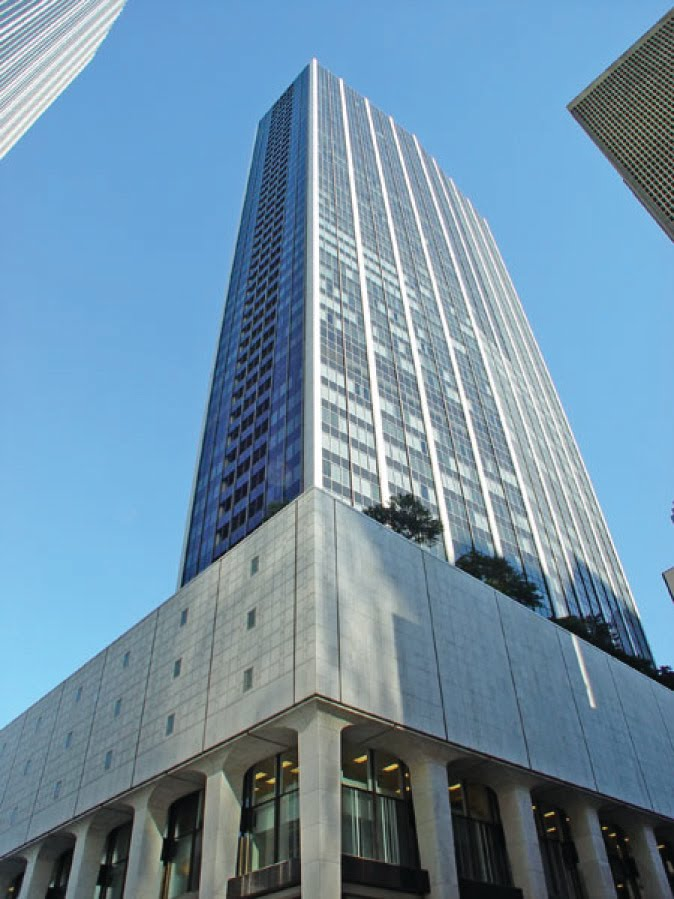
#> input picture images/3point.jpeg, 674 x 899 px
$ python -i vanishing.py   (imports and definitions only)
#> lines starting #> are read from the running program, lines starting #| are printed output that depends on the picture; after the words box and inside, x2 and y2 are one past the last pixel; in counts of white or black regions, pixels touching at a corner belong together
#> further down, picture is the input picture: shape (899, 674, 3); mean B, G, R 166.6, 144, 112.2
### utils.py
import cv2
import matplotlib.pyplot as plt


def show(image):
    plt.imshow(cv2.cvtColor(image, cv2.COLOR_BGR2RGB))
    plt.show()

### vanishing.py
import math
import cv2
import numpy as np
import matplotlib.pyplot as plt

from utils import show


REJECT_DEGREE_TH = 4.0


def filter_lines(lines):
    out_lines = []

    for Line in lines:
        [[x1, y1, x2, y2]] = Line

        # Calculating equation of the line: y = mx + c
        m = (y2 - y1) / (x2 - x1)
        c = y1 - m * x1
        # theta from SLOPE
        theta = math.degrees(math.atan(m))

        # Rejecting lines of slope near to 0 degree or 90 degree and storing others
        if REJECT_DEGREE_TH <= abs(theta) <= (90 - REJECT_DEGREE_TH):
            l_ = math.sqrt((x2 - x1) ** 2 + (y2 - y1) ** 2)
            out_lines.append([x1, y1, x2, y2, m, c, l_])

    # Removing extra lines
    # (we might get many lines, so we are going to take only longest 15 lines
    # for further computation because more than this number of lines will only
    # contribute towards slowing down of our algo.)
    if len(out_lines) > 15:
        out_lines = sorted(out_lines, key=lambda x: x[-1], reverse=True)
        out_lines = out_lines[:15]

    return out_lines


def intersection_of_lines(m1, c1, m2, c2):
    x = (c1 - c2) / (m2 - m1)
    y = m1 * x + c1
    return x, y


def __get_vanishing_point_from_lines(lines):
    # vanishing_point = (0, 0)
    # min_error = int(1e8)
    vanishing_points = {}

    for i in range(len(lines)):
        for j in range(i+1, len(lines)):
            m1, c1 = lines[i][4], lines[i][5]
            m2, c2 = lines[j][4], lines[j][5]

            intersection = intersection_of_lines(m1, c1, m2, c2)

            err = 0
            for k in range(len(lines)):
                # m, c = lines[k][4], lines[k][5]
                x0, y0 = intersection
                x1, y1, x2, y2 = lines[k][:4]

                # Calculating distance of point(x0, y0) from line
                d = abs((y2 - y1) * x0 - (x2 - x1) * y0 + x2 * y1 -
                        y2 * x1) / math.sqrt((y2 - y1) ** 2 + (x2 - x1) ** 2)

                err += d ** 2

            err = math.sqrt(err)

            if err < int(1e8):
                vanishing_points[tuple(intersection)] = err
            #     min_error = err
            #     vanishing_point = intersection
            # vanishing_points[tuple(intersection)] = err

    return vanishing_points


def get_vanishing_points(image):
    original_image = image.copy()
    gray = cv2.cvtColor(image, cv2.COLOR_BGR2GRAY)
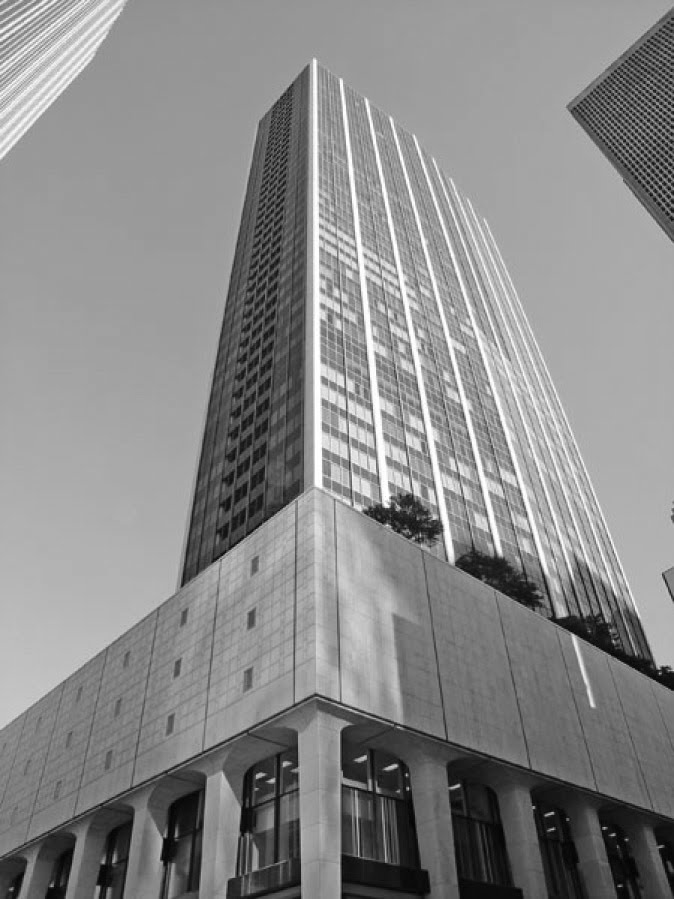
#> gray: shape (899, 674); min 1, max 255, mean 137.1
    blurGray = cv2.GaussianBlur(gray, (5, 5), 1)
    # Generating Edge image
    edgeGray = cv2.Canny(blurGray, 40, 255)
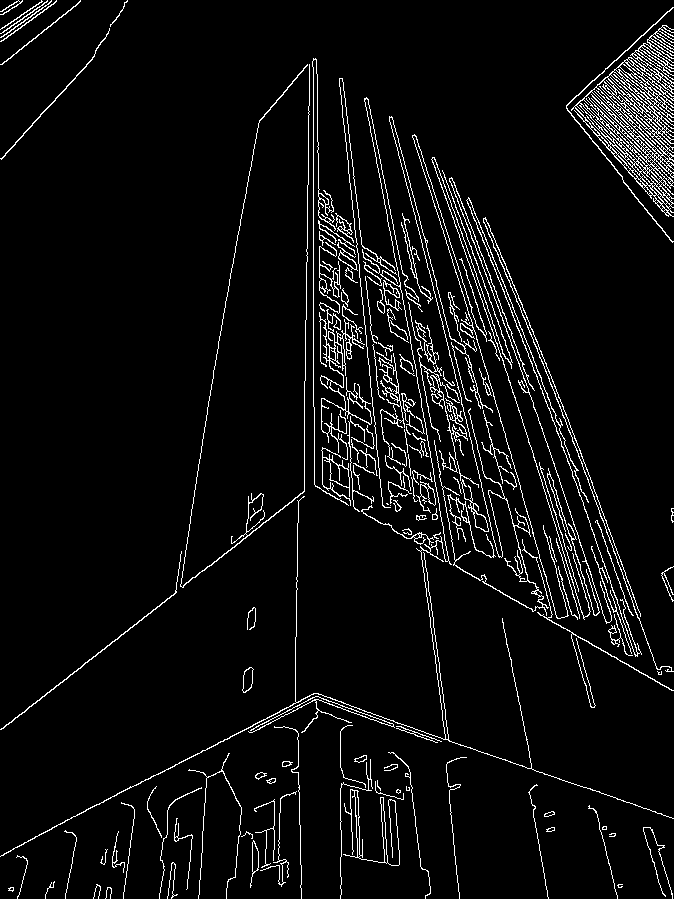
#> edgeGray: shape (899, 674); 5.2% white in thin lines or dots

    # Finding Lines in the image
    lines = cv2.HoughLinesP(edgeGray, 1, np.pi / 180, 50, 10, 15)
#> lines = 80 rows, first 6: [482, 581, 527, 607], [136, 623, 157, 606], [135, 785, 198, 753], [421, 553, 423, 572], [313, 406, 313, 67], [255, 530, 281, 509]
    for line in np.squeeze(lines):
        cv2.line(image, (line[0], line[1]), (line[2], line[3]), (0, 255, 0), 2)
#> this loop made 80 passes
#> line on passes 1 to 12: [482, 581, 527, 607], [136, 623, 157, 606], [135, 785, 198, 753], [421, 553, 423, 572], [313, 406, 313, 67], [255, 530, 281, 509], [483, 304, 492, 331], [557, 778, 575, 784], [573, 476, 580, 496], [308, 184, 308, 142], [608, 535, 621, 571], [209, 566, 243, 539]
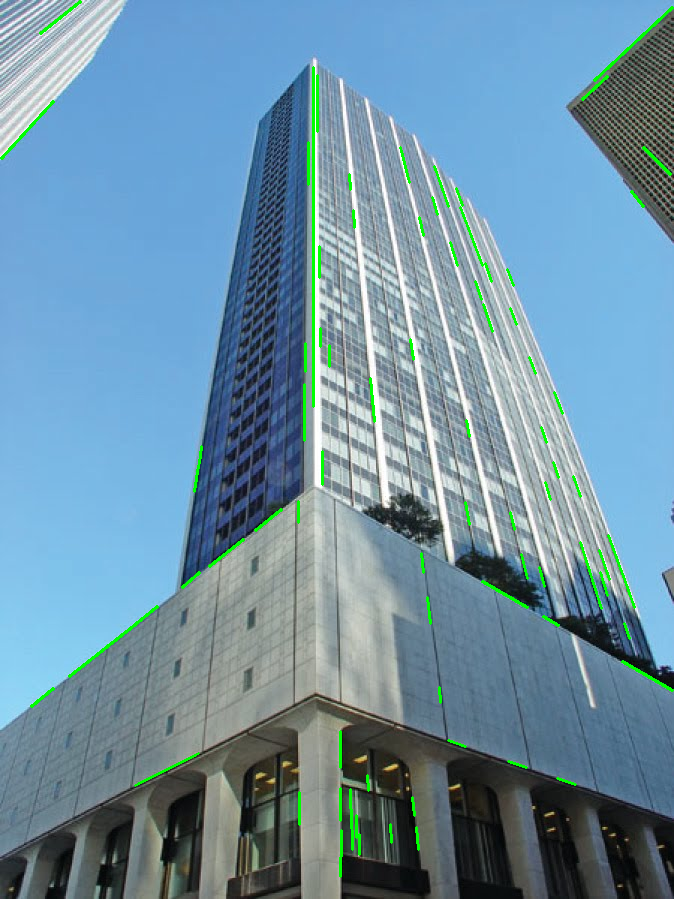
#> image: shape (899, 674, 3); 1.41% of pixels changed, all inside (x1, y1, x2, y2) = (0, 0, 674, 878)
    show(image)

    lines = filter_lines(lines)
#> the loop in filter_lines, `for Line in lines:` made 80 passes
#> (x1, y1, x2, y2, m, c, theta, l_) on passes 1, 2, 3, 4, 6, 7, 8, 9, 11, 12, 13, 14: (482, 581, 527, 607, 0.578, 302.5, 30.02, 51.97), (136, 623, 157, 606, -0.81, 733.1, -38.99, 27.02), (135, 785, 198, 753, -0.508, 853.6, -26.93, 70.66), (421, 553, 423, 572, 9.5, -3446.5, 83.99, 19.1), (255, 530, 281, 509, -0.808, 736, -38.93, 33.42), (483, 304, 492, 331, 3, -1145, 71.57, 28.46), (557, 778, 575, 784, 0.333, 592.3, 18.43, 18.97), (573, 476, 580, 496, 2.86, -1161.1, 70.71, 21.19), (608, 535, 621, 571, 2.77, -1148.7, 70.14, 38.28), (209, 566, 243, 539, -0.794, 732, -38.45, 43.42), (448, 740, 465, 746, 0.353, 581.9, 19.44, 18.03), (475, 281, 481, 299, 3, -1144, 71.57, 18.97)
#> (x1, y1, x2, y2, m, c, theta) on passes 5, 10, 15, 19, 21, 22: (313, 406, 313, 67, -inf, inf, -90), (308, 184, 308, 142, -inf, inf, -90), (340, 767, 340, 731, -inf, inf, -90), (319, 246, 319, 277, inf, -inf, 90), (349, 174, 350, 189, 15, -5061, 86.19), (299, 792, 299, 824, inf, -inf, 90)
#> after the loop in filter_lines, `for Line in lines:`: out_lines = 56 items
#> in filter_lines, `out_lines = out_lines[:15]`: out_lines = 15 items
#> lines = 15 items
    for x1, y1, x2, y2, m, c, l in np.squeeze(lines):
        cv2.line(image, (int(x1), int(y1)), (int(x2), int(y2)), (0, 255, 0), 2)
#> this loop made 15 passes
#> (x1, y1, x2, y2, m, c, l) on passes 1 to 12: (594, 80, 672, 7, -0.936, 635.9, 106.8), (69, 676, 135, 624, -0.788, 730.4, 84.02), (1, 158, 53, 101, -1.1, 159.1, 77.16), (135, 785, 198, 753, -0.508, 853.6, 70.66), (580, 542, 601, 608, 3.14, -1280.9, 69.26), (460, 207, 482, 265, 2.64, -1005.7, 62.03), (622, 661, 672, 690, 0.58, 300.2, 57.8), (482, 581, 527, 607, 0.578, 302.5, 51.97), (40, 33, 80, 1, -0.8, 65, 51.22), (209, 566, 243, 539, -0.794, 732, 43.42), (370, 378, 374, 421, 10.75, -3599.5, 43.19), (434, 166, 448, 206, 2.86, -1074, 42.38)

    point = __get_vanishing_point_from_lines(lines)
#> the loop in __get_vanishing_point_from_lines, `for i in range(len(lines)):` made 15 passes
    return point
    cv2.circle(image, (int(point[0]), int(point[1])), 10, (0, 0, 255), -1)
    return image


def try_multi_vanishing_lines(image):
    image = image.copy()
    gray = cv2.cvtColor(image, cv2.COLOR_BGR2GRAY)
    canny_thresholds = [(50, 150), (100, 200), (150, 250)]
    hough_params = [(50, 5, 5), (100, 10, 10), (150, 15, 15)]

    fig, axes = plt.subplots(len(canny_thresholds),
                             len(hough_params), figsize=(12, 9))

    for i, canny_params in enumerate(canny_thresholds):
        for j, hough_params_single in enumerate(hough_params):
            canny = cv2.Canny(gray, canny_params[0], canny_params[1])

            lines = cv2.HoughLinesP(
                canny, rho=1,
                theta=np.pi/180,
                threshold=hough_params_single[0],
                minLineLength=hough_params_single[1],
                maxLineGap=hough_params_single[2]
            )

            image_copy = np.copy(image)

            if lines is not None:
                for line in lines:
                    x1, y1, x2, y2 = line[0]
                    cv2.line(image_copy, (x1, y1), (x2, y2), (0, 255, 0), 2)

            axes[i, j].imshow(cv2.cvtColor(image_copy, cv2.COLOR_BGR2RGB))
            axes[i, j].set_title(
                f"Canny: {canny_params}, Hough: {hough_params_single}")
            axes[i, j].axis('off')

    plt.tight_layout()
    plt.show()

>>> import cv2
>>> picture = cv2.imread('images/3point.jpeg')
>>> result = get_vanishing_points(picture)
